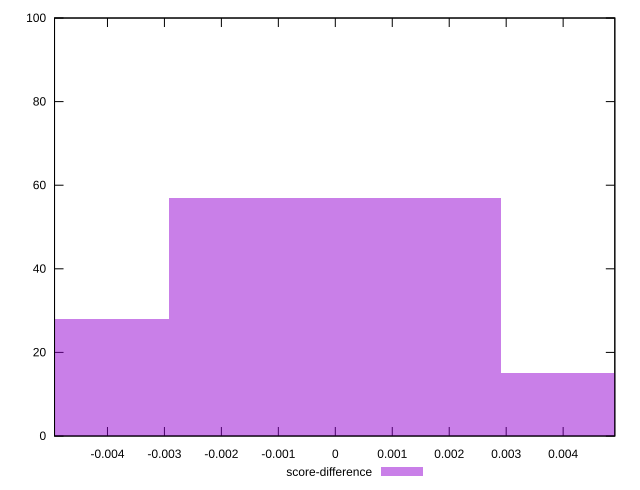

Here is the gnuplot script that generated this plot:
reset

$scoreDifference <<EOF
-0.005827965452457388 28
0 57
0.005827965452457388 15
EOF

set key outside below
set boxwidth 0.005827965452457388
set xrange [-0.004929205657261293:0.004907203220255063]
set yrange [0:100]
set trange [0:100]
set style fill transparent solid 0.5 noborder
set terminal svg size 640, 490 enhanced background rgb 'white'
set output "reprap/mainthread-work-breakdown/samples/pages+cached/score-difference/histogram.svg"

plot $scoreDifference title "score-difference" with boxes

reset
